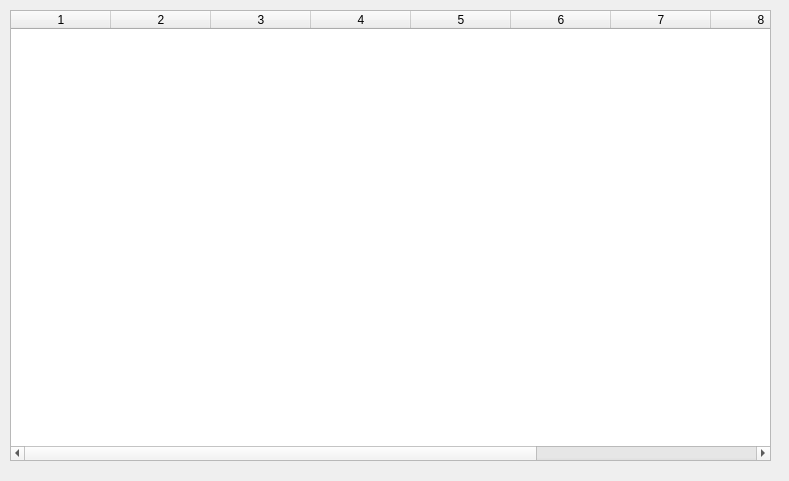
<?xml version="1.0" encoding="UTF-8"?>
<ui version="4.0">
 <class>itemTable</class>
 <widget class="QWidget" name="itemTable">
  <property name="geometry">
   <rect>
    <x>0</x>
    <y>0</y>
    <width>789</width>
    <height>481</height>
   </rect>
  </property>
  <property name="windowTitle">
   <string>Form</string>
  </property>
  <widget class="QTableWidget" name="tableWidget">
   <property name="geometry">
    <rect>
     <x>10</x>
     <y>10</y>
     <width>761</width>
     <height>451</height>
    </rect>
   </property>
   <property name="sortingEnabled">
    <bool>true</bool>
   </property>
   <property name="columnCount">
    <number>10</number>
   </property>
   <attribute name="horizontalHeaderCascadingSectionResizes">
    <bool>false</bool>
   </attribute>
   <column/>
   <column/>
   <column/>
   <column/>
   <column/>
   <column/>
   <column/>
   <column/>
   <column/>
   <column/>
  </widget>
 </widget>
 <resources/>
 <connections/>
</ui>
